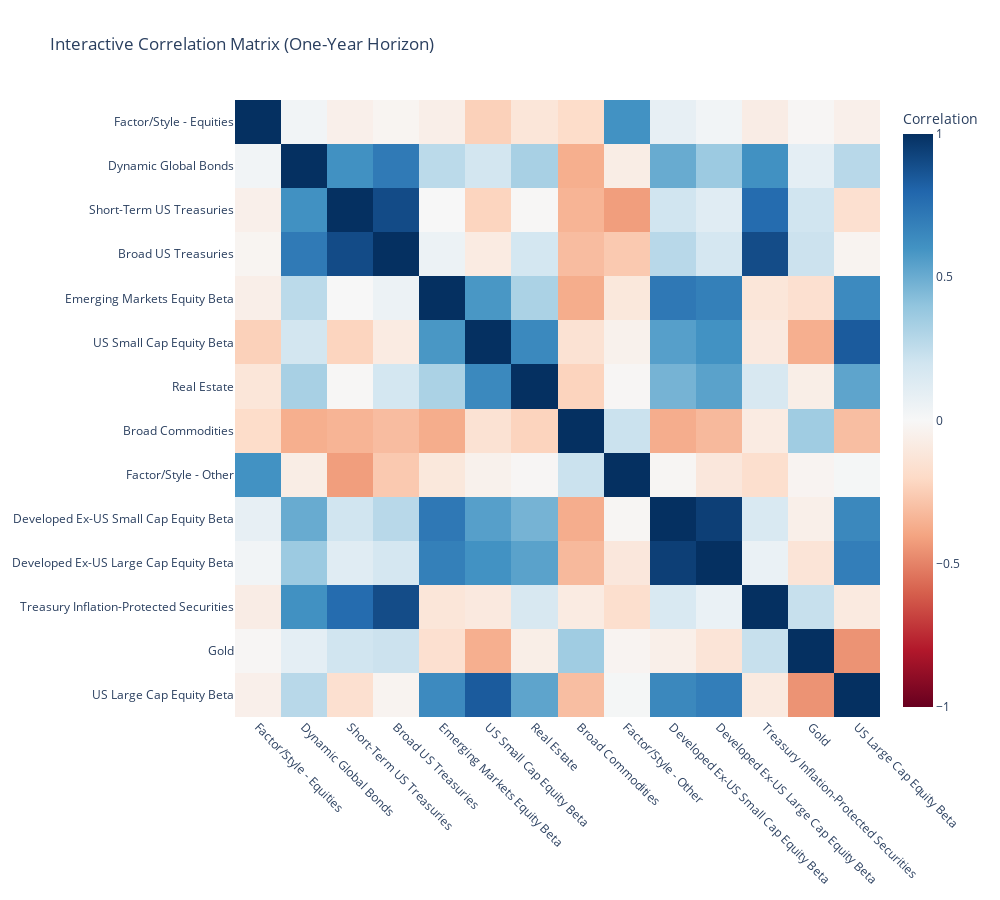

Notebook source saved alongside this figure:
### Code cell
# Interactive correlation heatmap using Plotly
fig = go.Figure(data=go.Heatmap(
    z=correlation_matrix.values,
    x=labels,
    y=labels,
    colorscale='RdBu',
    zmid=0,
    zmin=-1,
    zmax=1,
    colorbar=dict(title="Correlation"),
    hoverongaps=False,
    hovertemplate='%{x}<br>%{y}<br>Correlation: %{z:.3f}<extra></extra>'
))

fig.update_layout(
    title='Interactive Correlation Matrix (One-Year Horizon)',
    xaxis=dict(tickangle=45),
    yaxis=dict(autorange='reversed'),
    width=1000,
    height=900
)

fig.show()

### Figure 1 — Plotly figure (JSON) as saved in the notebook; plotly's stock layout.template omitted (floating-point values rounded to 4 significant figures; data arrays with more than 128 entries replaced by an {"elided": "..."} marker saying what was removed)
{"data": [{"colorbar": {"title": {"text": "Correlation"}}, "colorscale": [[0, "rgb(103,0,31)"], [0.1, "rgb(178,24,43)"], [0.2, "rgb(214,96,77)"], [0.3, "rgb(244,165,130)"], [0.4, "rgb(253,219,199)"], [0.5, "rgb(247,247,247)"], [0.6, "rgb(209,229,240)"], [0.7, "rgb(146,197,222)"], [0.8, "rgb(67,147,195)"], [0.9, "rgb(33,102,172)"], [1, "rgb(5,48,97)"]], "hoverongaps": false, "hovertemplate": "%{x}<br>%{y}<br>Correlation: %{z:.3f}<extra></extra>", "type": "heatmap", "x": ["Factor/Style - Equities", "Dynamic Global Bonds", "Short-Term US Treasuries", "Broad US Treasuries", "Emerging Markets Equity Beta", "US Small Cap Equity Beta", "Real Estate", "Broad Commodities", "Factor/Style - Other", "Developed Ex-US Small Cap Equity Beta", "Developed Ex-US Large Cap Equity Beta", "Treasury Inflation-Protected Securities", "Gold", "US Large Cap Equity Beta"], "y": ["Factor/Style - Equities", "Dynamic Global Bonds", "Short-Term US Treasuries", "Broad US Treasuries", "Emerging Markets Equity Beta", "US Small Cap Equity Beta", "Real Estate", "Broad Commodities", "Factor/Style - Other", "Developed Ex-US Small Cap Equity Beta", "Developed Ex-US Large Cap Equity Beta", "Treasury Inflation-Protected Securities", "Gold", "US Large Cap Equity Beta"], "z": {"elided": "14x14 float values"}, "zmax": 1, "zmid": 0, "zmin": -1}], "layout": {"height": 900, "title": {"text": "Interactive Correlation Matrix (One-Year Horizon)"}, "width": 1000, "xaxis": {"tickangle": 45}, "yaxis": {"autorange": "reversed"}}}
